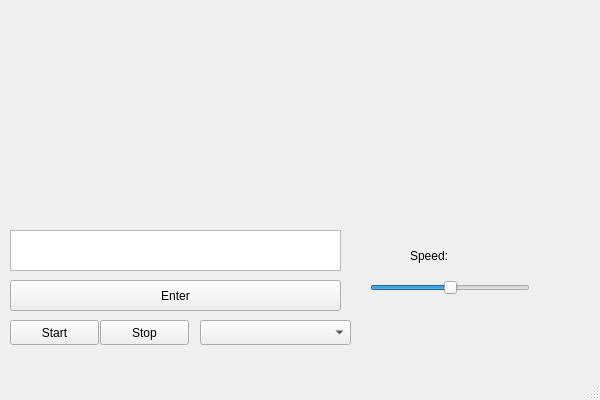
<?xml version="1.0" encoding="UTF-8"?>
<ui version="4.0">
 <class>MainWindow</class>
 <widget class="QMainWindow" name="MainWindow">
  <property name="enabled">
   <bool>true</bool>
  </property>
  <property name="geometry">
   <rect>
    <x>0</x>
    <y>0</y>
    <width>600</width>
    <height>400</height>
   </rect>
  </property>
  <property name="sizePolicy">
   <sizepolicy hsizetype="Minimum" vsizetype="Minimum">
    <horstretch>0</horstretch>
    <verstretch>0</verstretch>
   </sizepolicy>
  </property>
  <property name="maximumSize">
   <size>
    <width>600</width>
    <height>400</height>
   </size>
  </property>
  <property name="windowTitle">
   <string>Task2</string>
  </property>
  <widget class="QWidget" name="centralwidget">
   <widget class="QPushButton" name="pushButton">
    <property name="geometry">
     <rect>
      <x>10</x>
      <y>320</y>
      <width>89</width>
      <height>25</height>
     </rect>
    </property>
    <property name="text">
     <string>Start</string>
    </property>
   </widget>
   <widget class="QPushButton" name="pushButton_2">
    <property name="geometry">
     <rect>
      <x>100</x>
      <y>320</y>
      <width>89</width>
      <height>25</height>
     </rect>
    </property>
    <property name="text">
     <string>Stop</string>
    </property>
   </widget>
   <widget class="QComboBox" name="comboBox">
    <property name="geometry">
     <rect>
      <x>200</x>
      <y>320</y>
      <width>151</width>
      <height>25</height>
     </rect>
    </property>
    <property name="maxVisibleItems">
     <number>6</number>
    </property>
   </widget>
   <widget class="QPushButton" name="pushButton_3">
    <property name="geometry">
     <rect>
      <x>10</x>
      <y>280</y>
      <width>331</width>
      <height>31</height>
     </rect>
    </property>
    <property name="text">
     <string>Enter</string>
    </property>
   </widget>
   <widget class="QTextEdit" name="textEdit">
    <property name="geometry">
     <rect>
      <x>10</x>
      <y>230</y>
      <width>331</width>
      <height>41</height>
     </rect>
    </property>
   </widget>
   <widget class="QSlider" name="horizontalSlider">
    <property name="geometry">
     <rect>
      <x>370</x>
      <y>280</y>
      <width>160</width>
      <height>16</height>
     </rect>
    </property>
    <property name="singleStep">
     <number>10</number>
    </property>
    <property name="value">
     <number>50</number>
    </property>
    <property name="tracking">
     <bool>true</bool>
    </property>
    <property name="orientation">
     <enum>Qt::Horizontal</enum>
    </property>
   </widget>
   <widget class="QLabel" name="label">
    <property name="geometry">
     <rect>
      <x>410</x>
      <y>240</y>
      <width>81</width>
      <height>31</height>
     </rect>
    </property>
    <property name="text">
     <string>Speed:</string>
    </property>
   </widget>
  </widget>
  <widget class="QMenuBar" name="menubar">
   <property name="geometry">
    <rect>
     <x>0</x>
     <y>0</y>
     <width>600</width>
     <height>22</height>
    </rect>
   </property>
  </widget>
  <widget class="QStatusBar" name="statusbar"/>
 </widget>
 <resources/>
 <connections/>
</ui>
